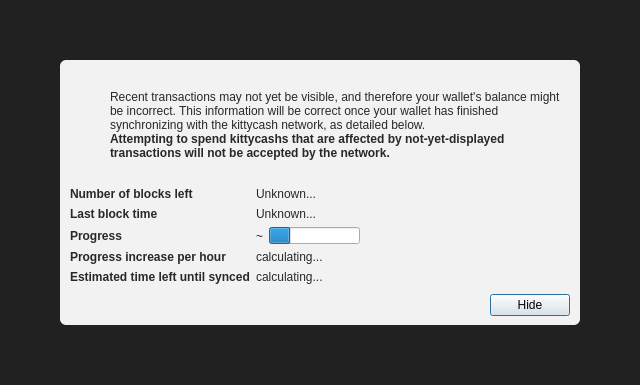
<?xml version="1.0" encoding="UTF-8"?>
<ui version="4.0">
 <class>ModalOverlay</class>
 <widget class="QWidget" name="ModalOverlay">
  <property name="geometry">
   <rect>
    <x>0</x>
    <y>0</y>
    <width>640</width>
    <height>385</height>
   </rect>
  </property>
  <property name="windowTitle">
   <string>Form</string>
  </property>
  <layout class="QVBoxLayout" name="verticalLayout" stretch="0">
   <property name="sizeConstraint">
    <enum>QLayout::SetDefaultConstraint</enum>
   </property>
   <property name="leftMargin">
    <number>0</number>
   </property>
   <property name="topMargin">
    <number>0</number>
   </property>
   <property name="rightMargin">
    <number>0</number>
   </property>
   <property name="bottomMargin">
    <number>0</number>
   </property>
   <item>
    <widget class="QWidget" name="bgWidget" native="true">
     <property name="styleSheet">
      <string notr="true">#bgWidget { background: rgba(0,0,0,220); }</string>
     </property>
     <layout class="QVBoxLayout" name="verticalLayoutMain" stretch="1">
      <property name="leftMargin">
       <number>60</number>
      </property>
      <property name="topMargin">
       <number>60</number>
      </property>
      <property name="rightMargin">
       <number>60</number>
      </property>
      <property name="bottomMargin">
       <number>60</number>
      </property>
      <item>
       <widget class="QWidget" name="contentWidget" native="true">
        <property name="styleSheet">
         <string notr="true">#contentWidget { background: rgba(255,255,255,240); border-radius: 6px; }

QLabel { color: rgb(40,40,40);  }</string>
        </property>
        <layout class="QVBoxLayout" name="verticalLayoutSub" stretch="1,0,0,0">
         <property name="spacing">
          <number>0</number>
         </property>
         <property name="leftMargin">
          <number>10</number>
         </property>
         <property name="topMargin">
          <number>10</number>
         </property>
         <property name="rightMargin">
          <number>10</number>
         </property>
         <property name="bottomMargin">
          <number>10</number>
         </property>
         <item>
          <layout class="QHBoxLayout" name="horizontalLayoutIconText" stretch="0,1">
           <property name="topMargin">
            <number>20</number>
           </property>
           <item>
            <layout class="QVBoxLayout" name="verticalLayoutIcon">
             <property name="leftMargin">
              <number>0</number>
             </property>
             <item>
              <widget class="QPushButton" name="warningIcon">
               <property name="enabled">
                <bool>false</bool>
               </property>
               <property name="text">
                <string/>
               </property>
               <property name="icon">
                <iconset>
                 <normaloff>:/icons/warning</normaloff>
                 <disabledoff>:/icons/warning</disabledoff>:/icons/warning</iconset>
               </property>
               <property name="iconSize">
                <size>
                 <width>48</width>
                 <height>48</height>
                </size>
               </property>
               <property name="flat">
                <bool>true</bool>
               </property>
              </widget>
             </item>
             <item>
              <spacer name="verticalSpacerWarningIcon">
               <property name="orientation">
                <enum>Qt::Vertical</enum>
               </property>
               <property name="sizeHint" stdset="0">
                <size>
                 <width>20</width>
                 <height>40</height>
                </size>
               </property>
              </spacer>
             </item>
            </layout>
           </item>
           <item>
            <layout class="QVBoxLayout" name="verticalLayoutInfoText">
             <property name="leftMargin">
              <number>0</number>
             </property>
             <property name="topMargin">
              <number>0</number>
             </property>
             <item>
              <widget class="QLabel" name="infoText">
               <property name="text">
                <string>Recent transactions may not yet be visible, and therefore your wallet's balance might be incorrect. This information will be correct once your wallet has finished synchronizing with the kittycash network, as detailed below.</string>
               </property>
               <property name="textFormat">
                <enum>Qt::RichText</enum>
               </property>
               <property name="wordWrap">
                <bool>true</bool>
               </property>
              </widget>
             </item>
             <item>
              <widget class="QLabel" name="infoTextStrong">
               <property name="font">
                <font>
                 <weight>75</weight>
                 <bold>true</bold>
                </font>
               </property>
               <property name="text">
                <string>Attempting to spend kittycashs that are affected by not-yet-displayed transactions will not be accepted by the network.</string>
               </property>
               <property name="textFormat">
                <enum>Qt::RichText</enum>
               </property>
               <property name="wordWrap">
                <bool>true</bool>
               </property>
              </widget>
             </item>
             <item>
              <spacer name="verticalSpacerInTextSpace">
               <property name="orientation">
                <enum>Qt::Vertical</enum>
               </property>
               <property name="sizeHint" stdset="0">
                <size>
                 <width>20</width>
                 <height>40</height>
                </size>
               </property>
              </spacer>
             </item>
            </layout>
           </item>
          </layout>
         </item>
         <item>
          <spacer name="verticalSpacerAfterText">
           <property name="orientation">
            <enum>Qt::Vertical</enum>
           </property>
           <property name="sizeHint" stdset="0">
            <size>
             <width>20</width>
             <height>40</height>
            </size>
           </property>
          </spacer>
         </item>
         <item>
          <layout class="QFormLayout" name="formLayout">
           <property name="fieldGrowthPolicy">
            <enum>QFormLayout::FieldsStayAtSizeHint</enum>
           </property>
           <property name="horizontalSpacing">
            <number>6</number>
           </property>
           <property name="verticalSpacing">
            <number>6</number>
           </property>
           <property name="topMargin">
            <number>10</number>
           </property>
           <item row="0" column="0">
            <widget class="QLabel" name="labelNumberOfBlocksLeft">
             <property name="font">
              <font>
               <weight>75</weight>
               <bold>true</bold>
              </font>
             </property>
             <property name="text">
              <string>Number of blocks left</string>
             </property>
            </widget>
           </item>
           <item row="0" column="1">
            <widget class="QLabel" name="numberOfBlocksLeft">
             <property name="text">
              <string>Unknown...</string>
             </property>
            </widget>
           </item>
           <item row="1" column="0">
            <widget class="QLabel" name="labelLastBlockTime">
             <property name="font">
              <font>
               <weight>75</weight>
               <bold>true</bold>
              </font>
             </property>
             <property name="text">
              <string>Last block time</string>
             </property>
            </widget>
           </item>
           <item row="1" column="1">
            <widget class="QLabel" name="newestBlockDate">
             <property name="sizePolicy">
              <sizepolicy hsizetype="Maximum" vsizetype="Preferred">
               <horstretch>0</horstretch>
               <verstretch>0</verstretch>
              </sizepolicy>
             </property>
             <property name="text">
              <string>Unknown...</string>
             </property>
            </widget>
           </item>
           <item row="2" column="0">
            <widget class="QLabel" name="labelSyncDone">
             <property name="font">
              <font>
               <weight>75</weight>
               <bold>true</bold>
              </font>
             </property>
             <property name="text">
              <string>Progress</string>
             </property>
            </widget>
           </item>
           <item row="2" column="1">
            <layout class="QHBoxLayout" name="horizontalLayoutSync" stretch="0,1">
             <item>
              <widget class="QLabel" name="percentageProgress">
               <property name="text">
                <string notr="true">~</string>
               </property>
              </widget>
             </item>
             <item>
              <widget class="QProgressBar" name="progressBar">
               <property name="value">
                <number>24</number>
               </property>
               <property name="format">
                <string/>
               </property>
              </widget>
             </item>
            </layout>
           </item>
           <item row="4" column="0">
            <widget class="QLabel" name="labelProgressIncrease">
             <property name="font">
              <font>
               <weight>75</weight>
               <bold>true</bold>
              </font>
             </property>
             <property name="text">
              <string>Progress increase per hour</string>
             </property>
            </widget>
           </item>
           <item row="4" column="1">
            <widget class="QLabel" name="progressIncreasePerH">
             <property name="text">
              <string>calculating...</string>
             </property>
            </widget>
           </item>
           <item row="5" column="0">
            <widget class="QLabel" name="labelEstimatedTimeLeft">
             <property name="font">
              <font>
               <weight>75</weight>
               <bold>true</bold>
              </font>
             </property>
             <property name="text">
              <string>Estimated time left until synced</string>
             </property>
            </widget>
           </item>
           <item row="5" column="1">
            <widget class="QLabel" name="expectedTimeLeft">
             <property name="text">
              <string>calculating...</string>
             </property>
            </widget>
           </item>
          </layout>
         </item>
         <item>
          <layout class="QHBoxLayout" name="horizontalLayoutButtons">
           <property name="leftMargin">
            <number>10</number>
           </property>
           <property name="topMargin">
            <number>10</number>
           </property>
           <item>
            <spacer name="horizontalSpacer">
             <property name="orientation">
              <enum>Qt::Horizontal</enum>
             </property>
             <property name="sizeHint" stdset="0">
              <size>
               <width>40</width>
               <height>20</height>
              </size>
             </property>
            </spacer>
           </item>
           <item>
            <widget class="QPushButton" name="closeButton">
             <property name="text">
              <string>Hide</string>
             </property>
             <property name="shortcut">
              <string>Esc</string>
             </property>
             <property name="focusPolicy">
              <enum>Qt::StrongFocus</enum>
             </property>
             <property name="default">
              <bool>true</bool>
             </property>
            </widget>
           </item>
          </layout>
         </item>
        </layout>
       </widget>
      </item>
     </layout>
    </widget>
   </item>
  </layout>
 </widget>
 <resources/>
 <connections/>
</ui>
